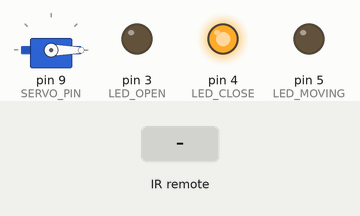
Recording of a sketch running on a simulated Arduino Uno, built with avr-gcc and run on an emulated ATmega328P. Parts: servo, output pins drawn as LEDs (lit = HIGH). Dashed ring = blinking. The test bench sets the inputs (shaded band). What the sketch prints to the serial monitor is not drawn.

Above: at 1.8 s.
1.9 s: infrared code 0x45 received
At 4.6 s:
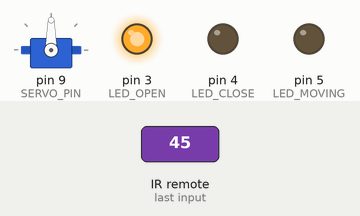
4.9 s: infrared code 0x52 received
At 6.0 s:
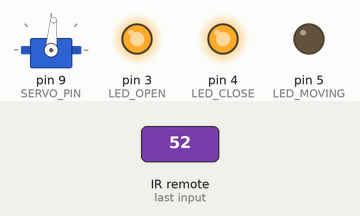
6.4 s: infrared code 0x16 received
At 7.2 s:
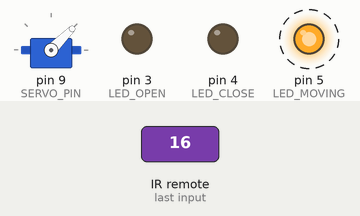
9.4 s: infrared code 0x18 received
At 10.6 s:
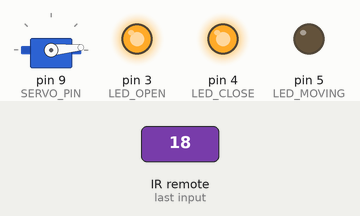
10.9 s: infrared code 0x19 received
At 12.4 s:
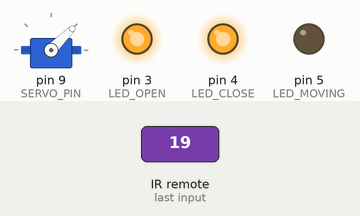
13.1 s: infrared code 0x0D received
At 13.56 s:
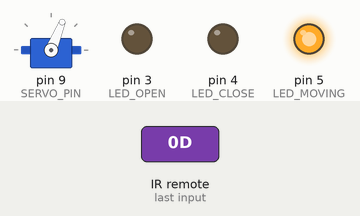
Timing chart, 0 to 16.1 s (numbered marks = the images above; inputs shaded):
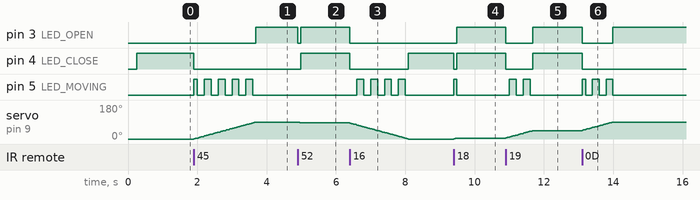

The sketch:

05_remote_control_system.ino
```cpp
/*
 * 第五組：遠端遙控組
 * 範例 5：完整遙控系統（整合實作）
 *
 * 功能說明：
 * - 紅外線遙控器控制
 * - 伺服馬達控制通風窗角度
 * - LED 狀態指示
 * - 預設位置記憶
 *
 * 這就是智慧溫室遠端控制的基本原型！
 *
 * 請修改下方 IR_xxx 為你的遙控器編碼！
 */

#include <IRremote.hpp>
#include <Servo.h>

//=== 腳位定義 ===
#define IR_RECEIVE_PIN 2
#define SERVO_PIN 9
#define LED_OPEN 3      // 綠色 LED - 窗戶開啟
#define LED_CLOSE 4     // 紅色 LED - 窗戶關閉
#define LED_MOVING 5    // 黃色 LED - 正在移動

//=== 紅外線編碼（請修改為你的遙控器）===
#define IR_POWER  0x45  // 電源 - 切換開關
#define IR_UP     0x18  // 向上 - 開窗（增加角度）
#define IR_DOWN   0x52  // 向下 - 關窗（減少角度）
#define IR_1      0x16  // 按鍵1 - 預設位置：關閉 (0°)
#define IR_2      0x19  // 按鍵2 - 預設位置：半開 (45°)
#define IR_3      0x0D  // 按鍵3 - 預設位置：全開 (90°)
#define IR_OK     0x1C  // OK鍵 - 顯示目前狀態

//=== 窗戶參數 ===
#define ANGLE_CLOSE 0     // 關閉角度
#define ANGLE_HALF 45     // 半開角度
#define ANGLE_OPEN 90     // 全開角度
#define ANGLE_MIN 0       // 最小角度
#define ANGLE_MAX 90      // 最大角度
#define ANGLE_STEP 5      // 每次調整角度

//=== 全域變數 ===
Servo windowServo;
int currentAngle = 0;
int targetAngle = 0;
bool isMoving = false;
unsigned long lastMoveTime = 0;

void setup() {
  Serial.begin(9600);
  Serial.println("╔═══════════════════════════════════════╗");
  Serial.println("║     智慧溫室 遙控通風系統 v1.0        ║");
  Serial.println("╚═══════════════════════════════════════╝");
  Serial.println();

  // 初始化紅外線
  IrReceiver.begin(IR_RECEIVE_PIN, ENABLE_LED_FEEDBACK);

  // 初始化伺服馬達
  windowServo.attach(SERVO_PIN);
  windowServo.write(currentAngle);

  // 初始化 LED
  pinMode(LED_OPEN, OUTPUT);
  pinMode(LED_CLOSE, OUTPUT);
  pinMode(LED_MOVING, OUTPUT);

  updateLEDs();

  Serial.println("系統初始化完成！");
  Serial.println();
  printControls();
}

void loop() {
  // 處理紅外線訊號
  handleIR();

  // 平滑移動伺服馬達
  smoothMove();

  // 更新 LED 狀態
  updateLEDs();
}

//=== 處理紅外線訊號 ===
void handleIR() {
  if (IrReceiver.decode()) {
    if (!(IrReceiver.decodedIRData.flags & IRDATA_FLAGS_IS_REPEAT)) {

      uint32_t command = IrReceiver.decodedIRData.command;

      switch (command) {
        case IR_UP:
          // 開窗（增加角度）
          targetAngle = constrain(targetAngle + ANGLE_STEP, ANGLE_MIN, ANGLE_MAX);
          Serial.print("開窗 → 目標: ");
          Serial.print(targetAngle);
          Serial.println("°");
          break;

        case IR_DOWN:
          // 關窗（減少角度）
          targetAngle = constrain(targetAngle - ANGLE_STEP, ANGLE_MIN, ANGLE_MAX);
          Serial.print("關窗 → 目標: ");
          Serial.print(targetAngle);
          Serial.println("°");
          break;

        case IR_1:
          // 預設：關閉
          targetAngle = ANGLE_CLOSE;
          Serial.println("預設位置: 關閉 (0°)");
          break;

        case IR_2:
          // 預設：半開
          targetAngle = ANGLE_HALF;
          Serial.println("預設位置: 半開 (45°)");
          break;

        case IR_3:
          // 預設：全開
          targetAngle = ANGLE_OPEN;
          Serial.println("預設位置: 全開 (90°)");
          break;

        case IR_POWER:
          // 切換開關
          if (currentAngle > ANGLE_MIN) {
            targetAngle = ANGLE_CLOSE;
            Serial.println("切換: 關閉窗戶");
          } else {
            targetAngle = ANGLE_OPEN;
            Serial.println("切換: 開啟窗戶");
          }
          break;

        case IR_OK:
          // 顯示狀態
          printStatus();
          break;

        default:
          Serial.print("未定義按鍵: 0x");
          Serial.println(command, HEX);
          break;
      }
    }

    IrReceiver.resume();
  }
}

//=== 平滑移動 ===
void smoothMove() {
  if (currentAngle != targetAngle) {
    unsigned long now = millis();
    if (now - lastMoveTime >= 20) {  // 每 20ms 移動一度
      lastMoveTime = now;
      isMoving = true;

      if (currentAngle < targetAngle) {
        currentAngle++;
      } else {
        currentAngle--;
      }

      windowServo.write(currentAngle);
    }
  } else {
    isMoving = false;
  }
}

//=== 更新 LED 狀態 ===
void updateLEDs() {
  if (isMoving) {
    // 移動中：黃燈閃爍
    digitalWrite(LED_MOVING, (millis() / 200) % 2);
    digitalWrite(LED_OPEN, LOW);
    digitalWrite(LED_CLOSE, LOW);
  } else {
    digitalWrite(LED_MOVING, LOW);

    if (currentAngle >= ANGLE_MAX) {
      // 全開：綠燈亮
      digitalWrite(LED_OPEN, HIGH);
      digitalWrite(LED_CLOSE, LOW);
    } else if (currentAngle <= ANGLE_MIN) {
      // 關閉：紅燈亮
      digitalWrite(LED_OPEN, LOW);
      digitalWrite(LED_CLOSE, HIGH);
    } else {
      // 半開：綠紅燈都微亮
      digitalWrite(LED_OPEN, HIGH);
      digitalWrite(LED_CLOSE, HIGH);
    }
  }
}

//=== 顯示狀態 ===
void printStatus() {
  Serial.println();
  Serial.println("┌─────────────────────────┐");
  Serial.print("│ 目前角度: ");
  Serial.print(currentAngle);
  Serial.println("°            │");

  Serial.print("│ 開啟程度: ");
  int percent = map(currentAngle, ANGLE_MIN, ANGLE_MAX, 0, 100);
  Serial.print(percent);
  Serial.println("%            │");

  Serial.print("│ 狀態: ");
  if (currentAngle >= ANGLE_MAX) {
    Serial.println("全開             │");
  } else if (currentAngle <= ANGLE_MIN) {
    Serial.println("關閉             │");
  } else {
    Serial.println("半開             │");
  }
  Serial.println("└─────────────────────────┘");
  Serial.println();
}

//=== 顯示控制說明 ===
void printControls() {
  Serial.println("遙控器按鍵功能：");
  Serial.println("─────────────────────────");
  Serial.println("▲ (向上) = 開窗 (+5°)");
  Serial.println("▼ (向下) = 關窗 (-5°)");
  Serial.println("1 = 關閉 (0°)");
  Serial.println("2 = 半開 (45°)");
  Serial.println("3 = 全開 (90°)");
  Serial.println("電源 = 切換開關");
  Serial.println("OK = 顯示狀態");
  Serial.println("─────────────────────────");
  Serial.println();
}

/*
 * 實作挑戰：
 *
 * 1. 加入步進馬達控制窗簾
 *    使用不同按鍵控制第二個馬達
 *
 * 2. 自動模式
 *    按特定鍵切換自動/手動模式
 *    自動模式根據時間或感測器控制
 *
 * 3. 位置記憶
 *    記住上次位置，開機自動恢復
 *    （提示：EEPROM）
 *
 * 4. 安全限位
 *    加入限位開關，防止過度轉動
 *
 * 5. 整合 MQTT
 *    接收網路指令控制馬達
 */

/*
 * 延伸知識：智慧溫室通風控制
 *
 * 1. 通風策略：
 *    - 溫度控制：高溫時開窗散熱
 *    - 濕度控制：高濕時通風排濕
 *    - CO2 控制：補充新鮮空氣
 *
 * 2. 商業系統：
 *    - 電動推桿：大型窗戶
 *    - 齒輪減速馬達：重型百葉窗
 *    - 氣動開窗器：溫室天窗
 *
 * 3. 控制方式：
 *    - 手動控制：遙控器/按鈕
 *    - 自動控制：感測器觸發
 *    - 遠端控制：手機 APP/網頁
 *    - 時間排程：定時開關
 */
```

Measured:
- after the input at 1.9 s, pin 3 (LED_OPEN): LOW → HIGH after 1.8 s; pin 4 (LED_CLOSE): HIGH → LOW at once; pin 5 (LED_MOVING): LOW → HIGH at once, then repeats every 0.40 s: LOW 0.20 s, HIGH 0.20 s, until it stays LOW from 3.6 s; servo on pin 9 (SERVO_PIN): moves from 0° to 90° over 1.8 s, starting at once
- after the input at 4.9 s, pin 3 (LED_OPEN): HIGH → LOW at once, → HIGH 0.08 s later; pin 4 (LED_CLOSE): LOW → HIGH after 0.08 s; servo on pin 9 (SERVO_PIN): 90° → 85° at once
- after the input at 6.4 s, pin 3 (LED_OPEN): HIGH → LOW at once; pin 4 (LED_CLOSE): HIGH → LOW at once, → HIGH 1.7 s later; pin 5 (LED_MOVING): alternates HIGH for 0.20 s and LOW for 0.20 s, 8 changes in all, then stays LOW, starting after 0.20 s; servo on pin 9 (SERVO_PIN): moves from 85° to 0° over 1.7 s, starting at once
- after the input at 9.4 s, pin 3 (LED_OPEN): LOW → HIGH after 0.08 s; pin 4 (LED_CLOSE): HIGH → LOW at once, → HIGH 0.08 s later; pin 5 (LED_MOVING): LOW → HIGH at once, → LOW 0.08 s later; servo on pin 9 (SERVO_PIN): 0° → 5° at once
- after the input at 10.9 s, pin 3 (LED_OPEN), pin 4 (LED_CLOSE): HIGH → LOW at once, → HIGH 0.78 s later; pin 5 (LED_MOVING): alternates HIGH for 0.20 s and LOW for 0.20 s, 4 changes in all, then stays LOW, starting after 0.10 s; servo on pin 9 (SERVO_PIN): moves from 5° to 45° over 0.78 s, starting at once
- after the input at 13.1 s, pin 3 (LED_OPEN): HIGH → LOW at once, → HIGH 0.88 s later; pin 4 (LED_CLOSE): HIGH → LOW at once; pin 5 (LED_MOVING): LOW → HIGH at once, then repeats every 0.40 s: LOW 0.20 s, HIGH 0.20 s, until it stays LOW from 14.0 s; servo on pin 9 (SERVO_PIN): moves from 45° to 90° over 0.88 s, starting at once
